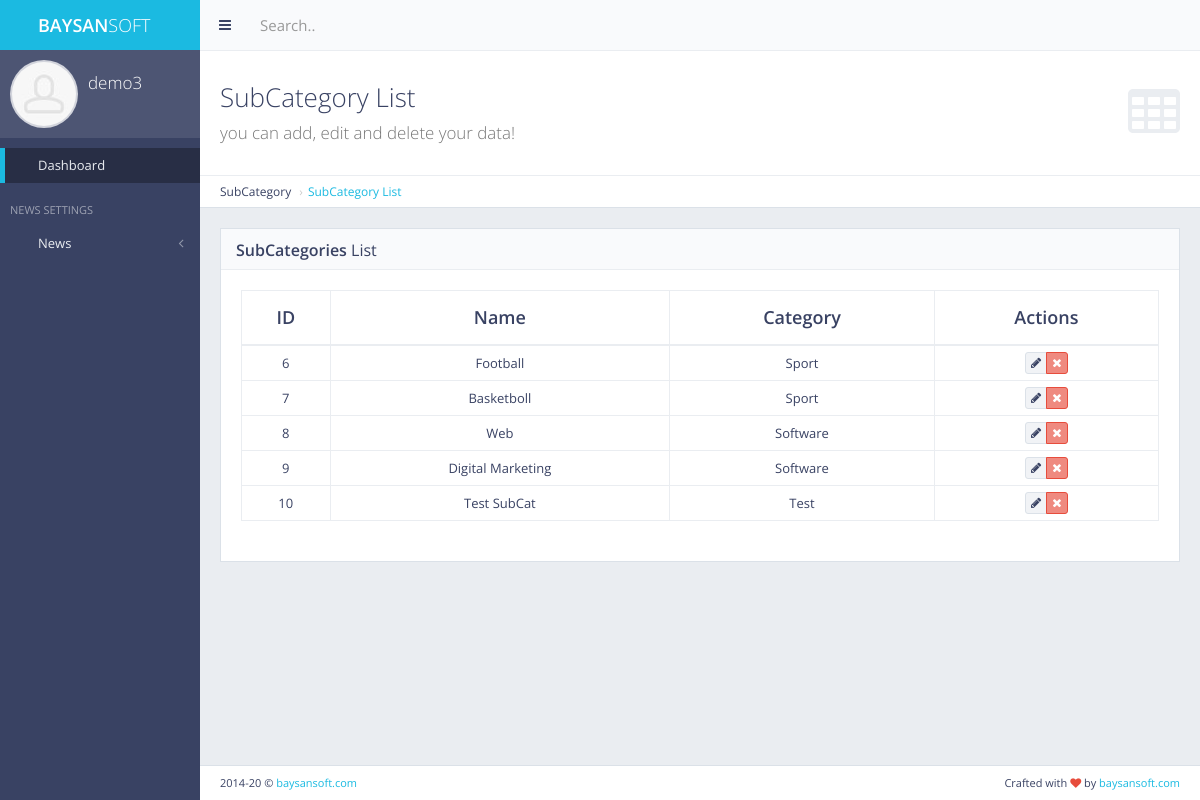
Screenshot of /panel/subcategory/list/ (signed in) with the database file from the repository.
### subcategory/models.py (models this page shows, shortened)
class SubCategory(models.Model):
    name = models.CharField(max_length=255)
    category_name = models.CharField(max_length=255)
    category_id = models.IntegerField()
    class Meta:
        verbose_name = "SubCategory"
        verbose_name_plural = "SubCategories"

### panel/views.py (the view)
# urls.py: path('subcategory/list/', views.subcategory_list, name='subcategory_list'),
def subcategory_list(request):
    if not request.user.is_authenticated:  # eğer mevcut kullanıcı authenticate değilse
        return redirect('main:my_login')
    subcategories = SubCategory.objects.all()
    context = {
        'subcategories': subcategories
    }
    return render(request, 'back/subcategory_list.html', context=context)

### category/context_processor.py (called while the page is built)
def get_categories(request):  # template'a direkt veri yolluyor
    get_categories = Category.objects.all()
    return dict(
        get_categories=get_categories)  # get_categories diyerek direkt template'den çağırabiliriz. Sözlük olarak döndürür.

### main/context_processors.py (called while the page is built)
def get_site_settings(request):
    site = Main.objects.first()
    return dict(site_settings=site)

### main/templatetags/my_auth.py (called while the page is built)
@register.filter(name='has_group')
def has_group(user,group_name):
    return user.groups.filter(name=group_name).exists()

### news/context_processors.py (called while the page is built)
def get_last_news(request):
    get_last_news = News.objects.all().order_by('-date')[:3]
    return dict(get_last_news=get_last_news)

def get_popular_posts(request):  # bu şekilde tek fonksiyon ile 2 veri seti döndürebiliriz
    get_popular_posts = News.objects.all().order_by('-show')
    get_popular_posts_detail = News.objects.all().order_by('-show')[:3]
    get_popular_posts_home = News.objects.all().order_by('-show')[:3]
    return dict(get_popular_posts=get_popular_posts, get_popular_posts_detail=get_popular_posts_detail,
                get_popular_posts_home=get_popular_posts_home)

### subcategory/context_processors.py (called while the page is built)
def get_subcategories(request):
    get_subcategories = SubCategory.objects.all()
    return dict(get_subcategories=get_subcategories)

### trending/context_processors.py (called while the page is built)
def get_trendings(request):
    trendings = Trending.objects.all().filter(is_publish=True).order_by('?')  # bu sayede random getirdik
    return dict(get_trendings=trendings)

### templates/back/subcategory_list.html (shortened to what this page needs)
{% extends 'back/layout.html' %}
{% load static %}
{% block body %}
    <div class="content-header">
        <div class="header-section">
            <h1>
                <i class="fa fa-table"></i>SubCategory List<br><small>you can add, edit and delete your data!</small>
            </h1>
        </div>
    </div>
    <ul class="breadcrumb breadcrumb-top">
        <li>SubCategory</li>
        <li><a href="{% url 'panel:subcategory_list' %}">SubCategory List</a></li>
    </ul>
    <div class="block full">
        <div class="block-title">
            <h2><strong>SubCategories</strong> List</h2>
        </div>
        <div class="table-responsive">
            <table id="example-datatable" class="table table-vcenter table-condensed table-bordered">
                <thead>
                <tr>
                    <th class="text-center">ID</th>
                    <th class="text-center">Name</th>
                    <th class="text-center">Category</th>
                    <th class="text-center">Actions</th>
                </tr>
                </thead>
                <tbody>
                {% for cat in subcategories %}
                    <tr>
                        <td class="text-center">{{ cat.pk }}</td>
                        <td class="text-center">{{ cat.name }}</td>
                        <td class="text-center">{{ cat.category_name }}</td>
                        <td class="text-center">
                            <div class="btn-group">
                                <a href="" data-toggle="tooltip" title="Edit"
                                   class="btn btn-xs btn-default"><i class="fa fa-pencil"></i></a>
                                <a href="{% url 'panel:subcategory_delete' pk=cat.pk %}" data-toggle="tooltip"
                                   title="Delete"
                                   class="btn btn-xs btn-danger"><i class="fa fa-times"></i></a>
                            </div>
                        </td>
                    </tr>
                {% endfor %}
                </tbody>
            </table>
        </div>
    </div>
{% endblock body %}

### templates/back/layout.html (shortened to what this page needs)
{% load static %}
{% if user.is_authenticated %}
    <!DOCTYPE html>
    <html class="no-js" lang="en">
    <head>
        <link rel="stylesheet" href="{% static 'back/css/bootstrap.min.css' %}">
        <link rel="stylesheet" href="{% static 'back/css/plugins.css' %}">
        <link rel="stylesheet" href="{% static 'back/css/main.css' %}">
        <link rel="stylesheet" href="{% static 'back/css/themes.css' %}">
        <link rel="stylesheet" href="{% static 'ToastJs/Toast.min.css' %}">
        <link rel="stylesheet" href="{% static 'node_modules/sweetalert2/dist/sweetalert2.min.css' %}">
    </head>
    <body>
    <div id="page-wrapper">
        <div id="page-container" class="sidebar-partial sidebar-visible-lg sidebar-no-animations">
            <div id="sidebar">
                <div id="sidebar-scroll">
                    <div class="sidebar-content">
                        <a href="http://baysansoft.com/" target="_blank" class="sidebar-brand">
                            <i class="gi gi-flash"></i><span
                                class="sidebar-nav-mini-hide"><strong>BAYSAN</strong>SOFT</span>
                        </a>
                        <div class="sidebar-section sidebar-user clearfix sidebar-nav-mini-hide">
                            <div class="sidebar-user-avatar">
                                <a href="page_ready_user_profile.html">
                                    <img src="{% static 'back/img/placeholders/avatars/avatar2.jpg' %}" alt="avatar">
                                </a>
                            </div>
                            <div class="sidebar-user-name">{{ request.user.username }}</div>
                            <div class="sidebar-user-links">
                                <a href="{% url 'main:home' %}" data-toggle="tooltip" data-placement="bottom"
                                   title="Site Home Page"><i class="gi gi-home"></i></a>
                                <a href="{% url 'panel:message_box' %}" data-toggle="tooltip" data-placement="bottom"
                                   title="Message Box"><i class="gi gi-message_plus"></i></a>
                                <a href="page_ready_user_profile.html" data-toggle="tooltip" data-placement="bottom"
                                   title="Profile"><i class="gi gi-user"></i></a>
                                <a href="{% url 'panel:change_password' %}" class="enable-tooltip" data-placement="bottom"
                                   title="Settings"
                                   onclick="$('#modal-user-settings').modal('show');"><i class="gi gi-cogwheel"></i></a>
                                <a href="{% url 'main:my_logout' %}" data-toggle="tooltip" data-placement="bottom"
                                   title="Logout"><i
                                        class="gi gi-exit"></i></a>
                            </div>
                        </div>
                        {% include 'back/includes/sidebar.html' %}
                    </div>
                </div>
            </div>
            <div id="main-container">
                <header class="navbar navbar-default">
                    <ul class="nav navbar-nav-custom">
                        <li>
                            <a href="javascript:void(0)" onclick="App.sidebar('toggle-sidebar');this.blur();">
                                <i class="fa fa-bars fa-fw"></i>
                            </a>
                        </li>
                    </ul>
                    <form action="page_ready_search_results.html" method="post" class="navbar-form-custom">
                        <div class="form-group">
                            <input type="text" id="top-search" name="top-search" class="form-control"
                                   placeholder="Search..">
                        </div>
                    </form>
                </header>
                <div id="page-content">
                    {% block body %}
                    {% endblock body %}
                </div>
                <footer class="clearfix">
                    <div class="pull-right">
                        Crafted with <i class="fa fa-heart text-danger"></i> by <a href="http://baysansoft.com/"
                                                                                   target="_blank">baysansoft.com</a>
                    </div>
                    <div class="pull-left">
                        <span id="year-copy"></span> &copy; <a href="http://baysansoft.com/"
                                                               target="_blank">baysansoft.com</a>
                    </div>
                </footer>
            </div>
        </div>
    </div>
    </body>
    </html>
{% else %}
    <h2>Please Login</h2>
{% endif %}

### rows the page displays
SubCategory: pk "6", name "Football", category_name "Sport"
SubCategory: pk "7", name "Basketboll", category_name "Sport"
SubCategory: pk "8", name "Web", category_name "Software"
SubCategory: pk "9", name "Digital Marketing", category_name "Software"
SubCategory: pk "10", name "Test SubCat", category_name "Test"

### other values shown
{{ request.user.username }} "demo3"
